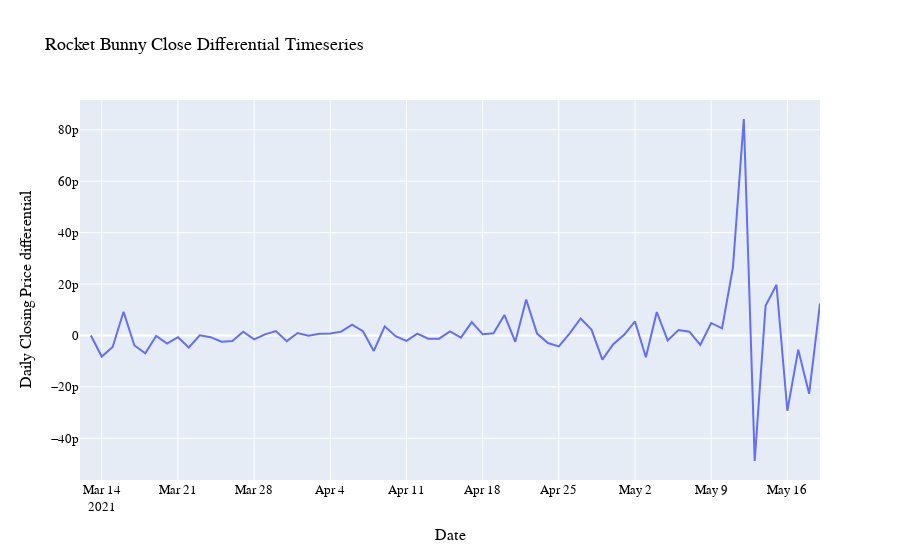

Write notebook code for a chart like this one.
### Markdown cell above
Closs differential

### Code cell
close_fig = go.Figure()
close_fig.add_trace(go.Scatter(x=data['date'], y=data['close_diff'],
                    mode='lines',
                    name='Price Timeseries'))

close_fig.update_layout(
    title="Rocket Bunny Close Differential Timeseries",
    xaxis_title="Date",
    yaxis_title="Daily Closing Price differential",
    legend_title="Legend Title",
    font=dict(
        family="Helvetica",
        size=13,
        color="Black"
    )
)
close_fig.show()

### Figure 1 — Plotly figure (JSON) as saved in the notebook; plotly's stock layout.template omitted (floating-point values rounded to 4 significant figures)
{"data": [{"mode": "lines", "name": "Price Timeseries", "type": "scatter", "x": ["2021-03-12", "2021-03-13", "2021-03-14", "2021-03-15", "2021-03-16", "2021-03-17", "2021-03-18", "2021-03-19", "2021-03-20", "2021-03-21", "2021-03-22", "2021-03-23", "2021-03-24", "2021-03-25", "2021-03-26", "2021-03-27", "2021-03-28", "2021-03-29", "2021-03-30", "2021-03-31", "2021-04-01", "2021-04-02", "2021-04-03", "2021-04-04", "2021-04-05", "2021-04-06", "2021-04-07", "2021-04-08", "2021-04-09", "2021-04-10", "2021-04-11", "2021-04-12", "2021-04-13", "2021-04-14", "2021-04-15", "2021-04-16", "2021-04-17", "2021-04-18", "2021-04-19", "2021-04-20", "2021-04-21", "2021-04-22", "2021-04-23", "2021-04-24", "2021-04-25", "2021-04-26", "2021-04-27", "2021-04-28", "2021-04-29", "2021-04-30", "2021-05-01", "2021-05-02", "2021-05-03", "2021-05-04", "2021-05-05", "2021-05-06", "2021-05-07", "2021-05-08", "2021-05-09", "2021-05-10", "2021-05-11", "2021-05-12", "2021-05-13", "2021-05-14", "2021-05-15", "2021-05-16", "2021-05-17", "2021-05-18", "2021-05-19"], "y": [null, 0, -8.209e-12, -4.473e-12, 9.21e-12, -3.899e-12, -6.951e-12, -1.635e-13, -3.145e-12, -6.712e-13, -4.666e-12, 5.24e-14, -6.58e-13, -2.418e-12, -2.152e-12, 1.439e-12, -1.537e-12, 4.428e-13, 1.737e-12, -2.214e-12, 9.408e-13, -1.163e-13, 6.524e-13, 7.579e-13, 1.488e-12, 4.245e-12, 1.643e-12, -6.02e-12, 3.547e-12, -2.643e-13, -2.085e-12, 7.368e-13, -1.281e-12, -1.232e-12, 1.549e-12, -8.615e-13, 5.167e-12, 4.657e-13, 8.723e-13, 7.976e-12, -2.445e-12, 1.399e-11, 7.284e-13, -2.958e-12, -4.235e-12, 7.931e-13, 6.63e-12, 2.264e-12, -9.403e-12, -3.425e-12, 2.518e-13, 5.442e-12, -8.466e-12, 9.134e-12, -1.934e-12, 2.117e-12, 1.473e-12, -3.703e-12, 4.864e-12, 2.794e-12, 2.649e-11, 8.42e-11, -4.882e-11, 1.154e-11, 1.972e-11, -2.928e-11, -5.504e-12, -2.265e-11, 1.242e-11]}], "layout": {"font": {"color": "Black", "family": "Helvetica", "size": 13}, "legend": {"title": {"text": "Legend Title"}}, "title": {"text": "Rocket Bunny Close Differential Timeseries"}, "xaxis": {"title": {"text": "Date"}}, "yaxis": {"title": {"text": "Daily Closing Price differential"}}}}
